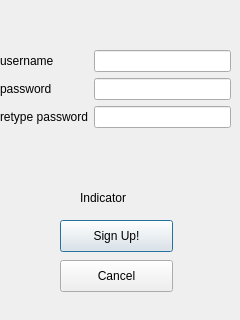
<?xml version="1.0" encoding="UTF-8"?>
<ui version="4.0">
 <class>SignUp</class>
 <widget class="QDialog" name="SignUp">
  <property name="geometry">
   <rect>
    <x>0</x>
    <y>0</y>
    <width>240</width>
    <height>320</height>
   </rect>
  </property>
  <property name="windowTitle">
   <string>Dialog</string>
  </property>
  <widget class="QPushButton" name="BtnSignUp">
   <property name="geometry">
    <rect>
     <x>60</x>
     <y>220</y>
     <width>113</width>
     <height>32</height>
    </rect>
   </property>
   <property name="text">
    <string>Sign Up!</string>
   </property>
  </widget>
  <widget class="QPushButton" name="BtnCancel">
   <property name="geometry">
    <rect>
     <x>60</x>
     <y>260</y>
     <width>113</width>
     <height>32</height>
    </rect>
   </property>
   <property name="text">
    <string>Cancel</string>
   </property>
  </widget>
  <widget class="QWidget" name="formLayoutWidget">
   <property name="geometry">
    <rect>
     <x>0</x>
     <y>50</y>
     <width>231</width>
     <height>121</height>
    </rect>
   </property>
   <layout class="QFormLayout" name="formLayout">
    <item row="1" column="0">
     <widget class="QLabel" name="LabelUsername">
      <property name="text">
       <string>username</string>
      </property>
     </widget>
    </item>
    <item row="1" column="1">
     <widget class="QLineEdit" name="EditUsername"/>
    </item>
    <item row="2" column="0">
     <widget class="QLabel" name="LabelPassword">
      <property name="text">
       <string>password</string>
      </property>
     </widget>
    </item>
    <item row="2" column="1">
     <widget class="QLineEdit" name="EditPassword"/>
    </item>
    <item row="3" column="0">
     <widget class="QLabel" name="LabelConfirm">
      <property name="text">
       <string>retype password</string>
      </property>
     </widget>
    </item>
    <item row="3" column="1">
     <widget class="QLineEdit" name="EditConfirm"/>
    </item>
   </layout>
  </widget>
  <widget class="QLabel" name="indicator">
   <property name="geometry">
    <rect>
     <x>80</x>
     <y>190</y>
     <width>61</width>
     <height>16</height>
    </rect>
   </property>
   <property name="text">
    <string>Indicator</string>
   </property>
  </widget>
 </widget>
 <resources/>
 <connections/>
</ui>
